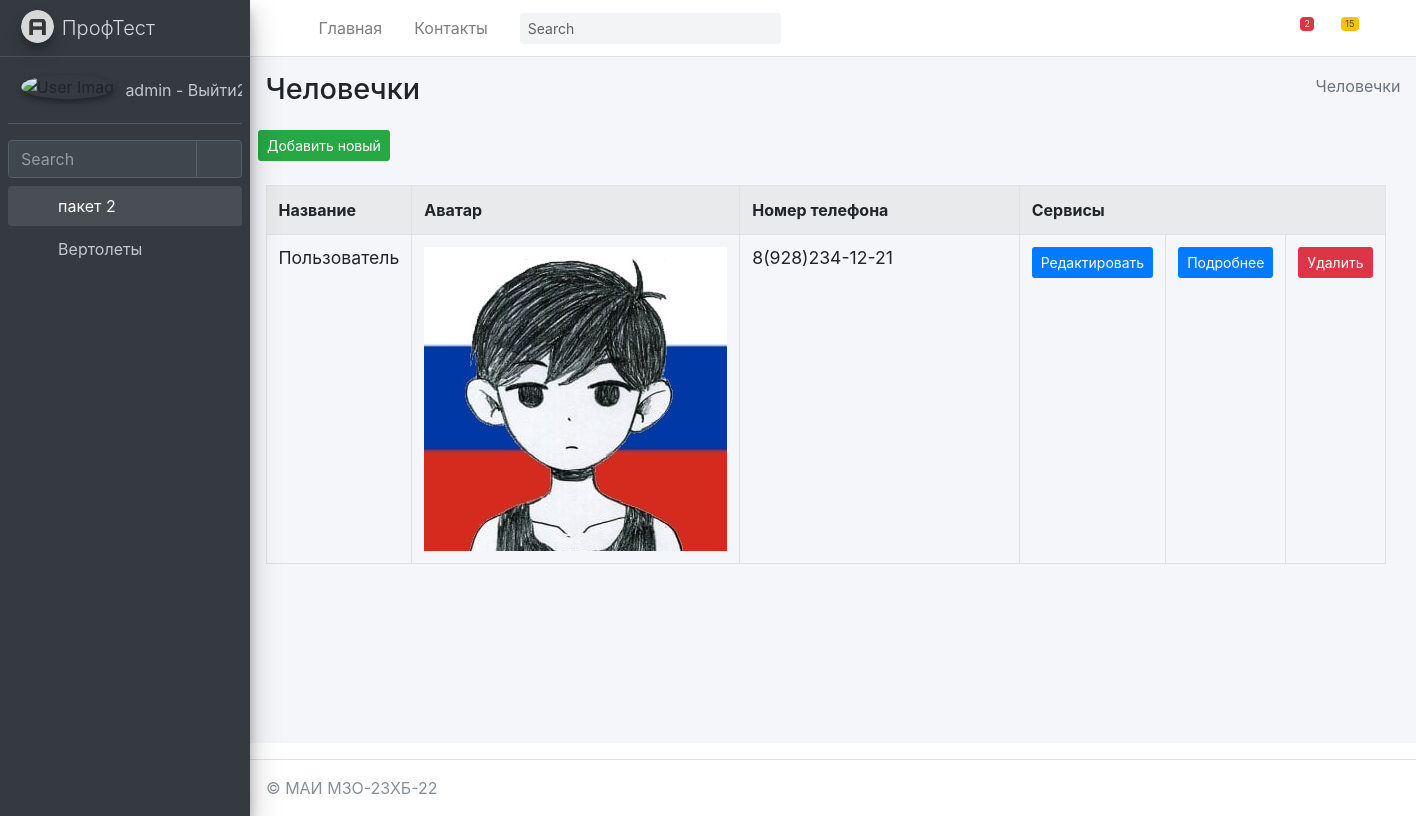
Page /anketa/human/ (signed in) on the earlier database version.
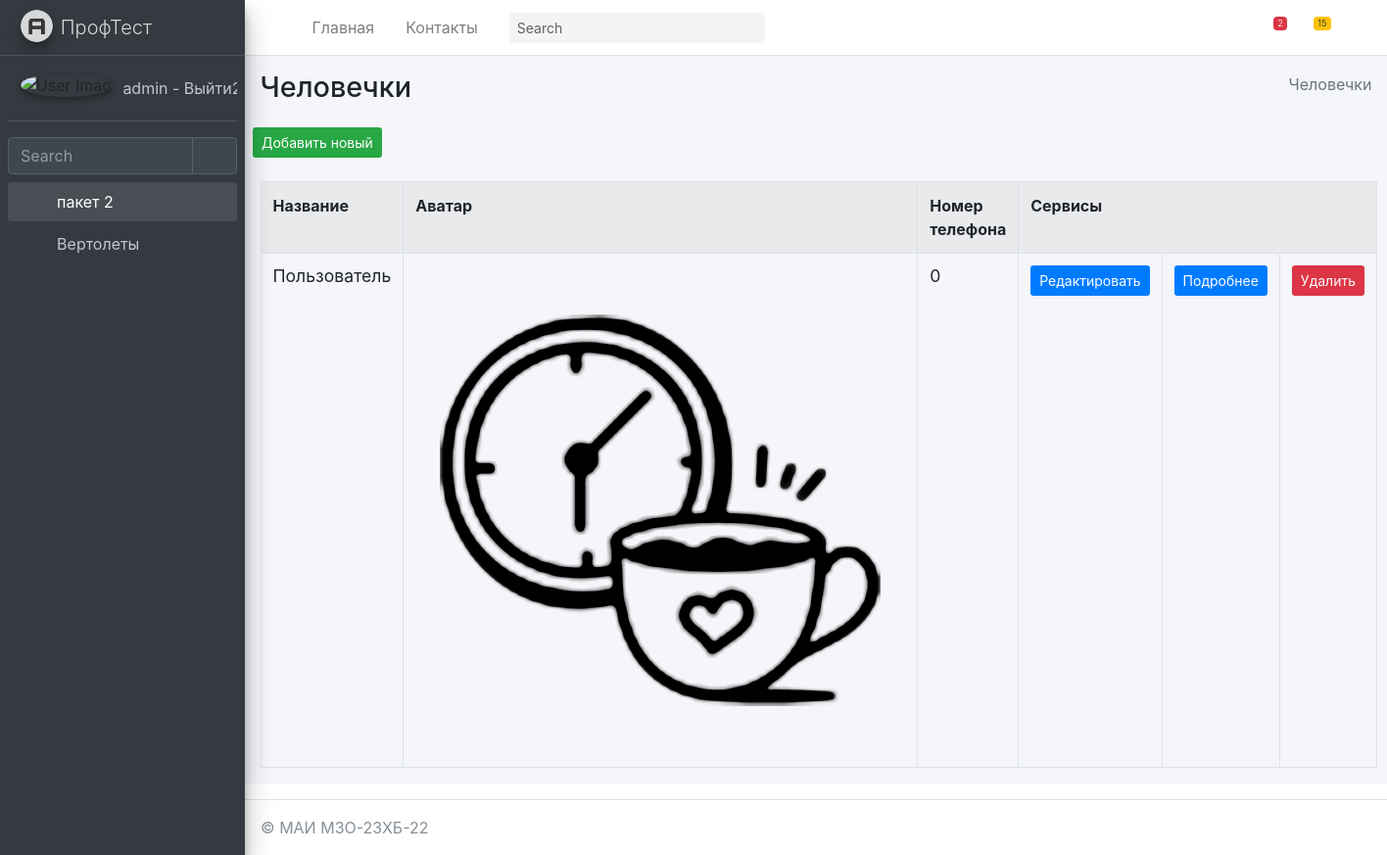
Same page on the later database version.
### mysite/anketa/models.py (models this page shows, shortened)
class Human(models.Model):
    title = models.TextField(max_length=50, verbose_name="Название")
    avatar = models.ImageField(upload_to='human/%Y/%m/%d', blank=True, verbose_name="Аватар")
    phone = models.CharField(max_length=15, verbose_name="Номер телефона")
    class Meta:
        ordering = ["-title"]
        verbose_name = "Человек"
        verbose_name_plural = "Человечки"

### mysite/anketa/views.py (the view)
# urls.py: path('human/', HumanView.as_view(), name='human'),
@method_decorator(login_required(login_url='/login/'), name='dispatch')
class HumanView(ListView):
	model = Human
	context_object_name = 'human_list'
	success_url = reverse_lazy('anketa:HumanView')
	paginate_by = item_for_page
	def get_context_data(self, *, object_list=None, **kwargs):
		context = super(HumanView,self).get_context_data(**kwargs)
		context['sometry'] = self.model._meta.verbose_name_plural
		context['col1name'] = self.model._meta.get_field("title").verbose_name
		context['col2name'] = self.model._meta.get_field("avatar").verbose_name
		context['col3name'] = self.model._meta.get_field("phone").verbose_name
		context['collastname'] = 'Cервисы'
		return context

### mysite/anketa/templates/anketa/human_list.html (shortened to what this page needs)
{% extends "anketa/base.html" %}
{% block content %}
{% load anketa_tags %}
<div class="content-wrapper">
    {% block sidebar %}
    {% include 'anketa/includes/_breadcrumb.html' %}
    {% endblock %}
    <section class="content">
        <button class="btn bg-success btn-sm">
            <a href="{% url 'anketa:HumanCreate' %}" class=''>
                Добавить новый
            </a>
        </button>
        <br><br>
        <div class="container-fluid row">
            <div class="col-md-12">
                <table class="table table-striped table-bordered ">
                    <tr>
                        <th class="w-10">{{ col1name }}</th>
                        <th class="w-25">{{ col2name }}</th>
                        <th class="w-25">{{ col3name }}</th>
                        <th colspan="3">Сервисы</th>
                    </tr>
                    {% for item in human_list %}
                    <tr>
                        <td>
                            <h5 class="card-title">
                                {{ item.title }}
                            </h5>
                        </td>
                        <td>
                            <h5 class="card-title">
                                <img src="{{ item.avatar.url }}">
                            </h5>
                        </td>
                        <td>
                            <h5 class="card-title">
                                {{ item.phone }}
                            </h5>
                        </td>
                        <td>
                            <button class="btn bg-primary  btn-sm">
                                <a href="{% url 'anketa:HumanUpdate' item.pk %}">Редактировать</a>
                            </button>
                        </td>
                        <td>
                            <button class="btn bg-primary  btn-sm">
                                <a href="{% url 'anketa:HumanDetail' item.pk %}">Подробнее</a>
                            </button>
                        </td>
                        <td>
                            <button class="btn bg-danger  btn-sm" >
                                <a href="{% url 'anketa:HumanDelete' item.pk %}">Удалить</a>
                            </button>
                        </td>
                    </tr>
                    {% endfor %}
                </table>
            </div>
        </div>
    </section>
</div>
{% endblock %}

Differences in the rows shown:
changed Human "Пользователь": avatar: a different picture; phone "8(928)234-12-21" → "0"
